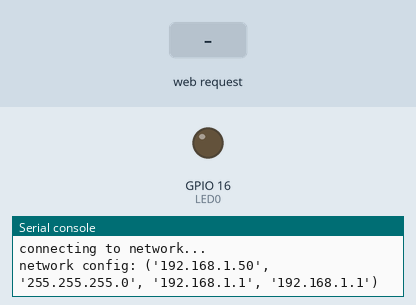
Bench run of a program on a simulated ESP32 board running MicroPython. Shown: output pins drawn as LEDs (lit = HIGH), the last lines printed to the serial console. The inputs (shaded band) are chosen by the test bench. WiFi joins after 1.5 s.

Above: at 2.7 s.
2.8 s: HTTP request GET /?LED=ON received
At 3.2 s:
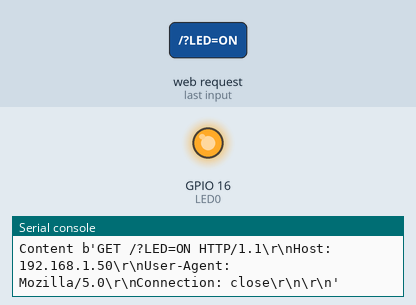
4.3 s: HTTP request GET /?LED=OFF received
At 5.5 s:
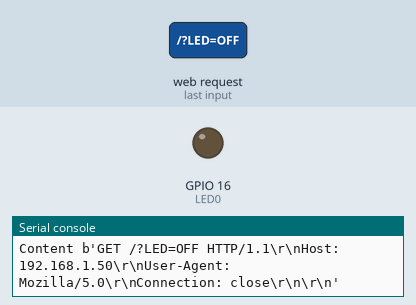
Timing chart, 0 to 7.3 s (numbered marks = the images above; inputs shaded):
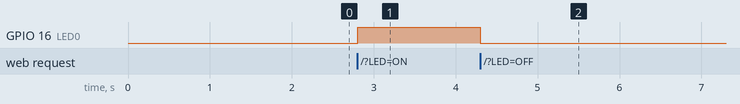

Measured:
- after the input at 2.8 s, GPIO 16 (LED0): LOW → HIGH at once
- after the input at 4.3 s, GPIO 16 (LED0): HIGH → LOW at once

The program:

Esp32Socket.py
```python
import machine
import socket
import time
import network
sta_if = network.WLAN(network.STA_IF)
if not sta_if.isconnected():
  print('connecting to network...')
  sta_if.active(True)
  sta_if.connect('DangerVirus', 'abivarsh@2016')
  while not sta_if.isconnected():
    pass
print('network config:', sta_if.ifconfig())
html='''<!DOCTYPE html>
<html>
<head><title>ESP32 LED on/off</title></head>
<center><h2>WebServer for turning LED on </h2></center>
<form>
<button name="LED" value='ON' type='submit'> LED ON </button>
<button name="LED" value='OFF' type='submit'> LED OFF </button>
<br><br>
'''
LED0 = machine.Pin(16,machine.Pin.OUT)
LED0.value(0)
s=socket.socket(socket.AF_INET,socket.SOCK_STREAM)
s.bind(('',80))
s.listen(5)
while True:
  conn,addr=s.accept()
  print("GOT a connection from %s" % str(addr))
  request=conn.recv(1024)
  print("Content %s" % str(request))
  request=str(request)
  LEDON=request.find('/?LED=ON')
  LEDOFF=request.find('/?LED=OFF')
  if(LEDON==6):
    LED0.value(1)
  if(LEDOFF==6):
    LED0.value(0)
  response=html
  conn.send(response)
  conn.close()
```
